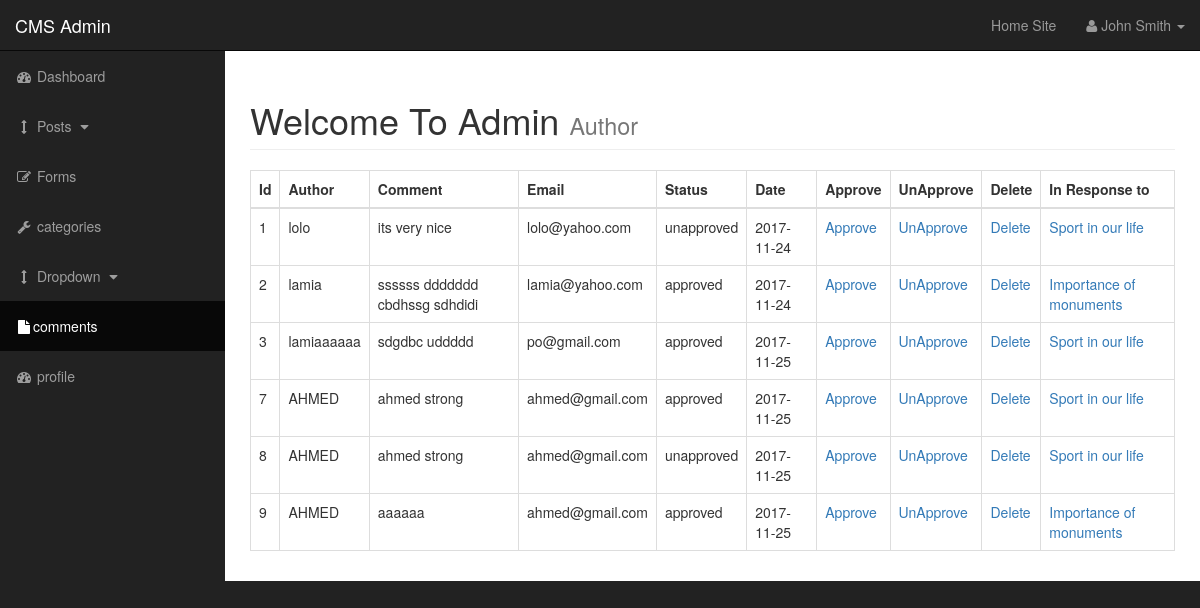
Page /admin/comments.php on the committed database.
### tables this page shows
CREATE TABLE `comments` (
  `comment_id` int(10) NOT NULL,
  `comment_post_id` int(11) NOT NULL,
  `comment_author` varchar(255) NOT NULL,
  `comment_content` text NOT NULL,
  `comment_email` varchar(255) NOT NULL,
  `comment_status` varchar(255) NOT NULL,
  `comment_date` date NOT NULL
);

CREATE TABLE `posts` (
  `post_id` int(10) NOT NULL,
  `post_category_id` int(10) NOT NULL,
  `post_author` varchar(255) NOT NULL,
  `post_title` varchar(255) NOT NULL,
  `post_status` varchar(100) NOT NULL,
  `post_image` text NOT NULL,
  `post_tags` varchar(100) NOT NULL,
  `post_content` text NOT NULL,
  `post_comment_count` int(10) NOT NULL,
  `post_date` date NOT NULL,
  `post_views_count` int(10) NOT NULL,
  `post_user` varchar(255) NOT NULL
);

### admin/includes/view_all_comments.php (the view, shortened to what this page needs)
<!DOCTYPE html>
<html lang="en">
<head>
</head>
<body>
    <table class="table table-bordered table-hover">
        <thead>
            <th>Id</th>
            <th>Author</th>
            <th>Comment</th>
            <th>Email</th>
            <th>Status</th>
            <th>Date</th>
            <th>Approve</th>
            <th>UnApprove</th>
            <th>Delete</th>
              <th>In Response to</th>
        </thead>
        <tbody>
               <?php
            $qury="SELECT * FROM `comments`";
            $select=mysqli_query($conn,$qury);
            while($row=mysqli_fetch_assoc( $select)){
                  $comment_id=$row['comment_id'];
                  $comment_post_id=$row['comment_post_id'];
                      $comment_author=$row['comment_author'];
                    $comment_content=$row['comment_content'];
                    $comment_email=$row['comment_email'];
                    $comment_status=$row['comment_status'];
                    $comment_date=$row['comment_date'];
            echo"<tr>";
            echo"<td>  $comment_id </td>";
             echo"<td>  $comment_author </td>";
             echo"<td>  $comment_content </td>";
               echo"<td>   $comment_email</td>";
             echo"<td>  $comment_status</td>";
             echo"<td>  $comment_date</td>";
                 echo"<td><a href='comments.php?Approve= $comment_id'>Approve</a></td>";
                 echo"<td><a href='comments.php?UnApprove= $comment_id'>UnApprove</a></td>";
                 echo"<td><a href='comments.php?delete= $comment_id'>Delete</a></td>";
                 $qury="SELECT * FROM `posts` where post_id= $comment_post_id ";
                $select_comm=mysqli_query($conn,$qury);
                  while($row=mysqli_fetch_assoc( $select_comm)){
                      $post_id=$row['post_id'];
                       $post_title=$row['post_title'];
                       echo "<td><a href='../post.php?p_id=$post_id'>$post_title</a></td>";
                  }
            echo"</tr>";
             } ?>
        </tbody>
    </table>
</body>
</html>

### admin/css/sb-admin.css (style rules this page uses)
body { margin-top: 100px; background-color: #222; }
@media (min-width:768px) { body { margin-top: 50px; } }

### rows in the picture
comments: comment_id "1", comment_author "lolo", comment_content "its very nice", comment_email "lolo@yahoo.com", comment_status "unapproved", comment_date "2017-11-24"
posts: post_title "Sport in our life"
comments: comment_id "2", comment_author "lamia", comment_content "ssssss ddddddd cbdhssg sdhdidi", comment_email "lamia@yahoo.com", comment_status "approved", comment_date "2017-11-24"
posts: post_title "Importance of monuments"
comments: comment_id "3", comment_author "lamiaaaaaa", comment_content "sdgdbc uddddd", comment_email "po@gmail.com", comment_status "approved", comment_date "2017-11-25"
comments: comment_id "7", comment_author "AHMED", comment_content "ahmed strong", comment_email "ahmed@gmail.com", comment_status "approved", comment_date "2017-11-25"
comments: comment_id "8", comment_author "AHMED", comment_content "ahmed strong", comment_email "ahmed@gmail.com", comment_status "unapproved", comment_date "2017-11-25"
comments: comment_id "9", comment_author "AHMED", comment_content "aaaaaa", comment_email "ahmed@gmail.com", comment_status "approved", comment_date "2017-11-25"
